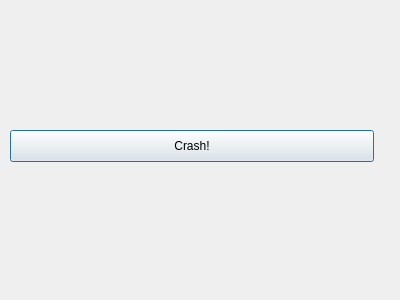
<?xml version="1.0" encoding="UTF-8"?>
<ui version="4.0">
 <class>DemoDialog</class>
 <widget class="QDialog" name="DemoDialog">
  <property name="geometry">
   <rect>
    <x>0</x>
    <y>0</y>
    <width>400</width>
    <height>300</height>
   </rect>
  </property>
  <property name="windowTitle">
   <string>DemoDialog</string>
  </property>
  <widget class="QWidget" name="widget" native="true">
   <property name="geometry">
    <rect>
     <x>10</x>
     <y>242</y>
     <width>376</width>
     <height>44</height>
    </rect>
   </property>
   <layout class="QHBoxLayout" name="horizontalLayout"/>
  </widget>
  <widget class="QPushButton" name="crashButton">
   <property name="geometry">
    <rect>
     <x>10</x>
     <y>130</y>
     <width>364</width>
     <height>32</height>
    </rect>
   </property>
   <property name="text">
    <string>Crash!</string>
   </property>
  </widget>
 </widget>
 <resources/>
 <connections/>
</ui>
